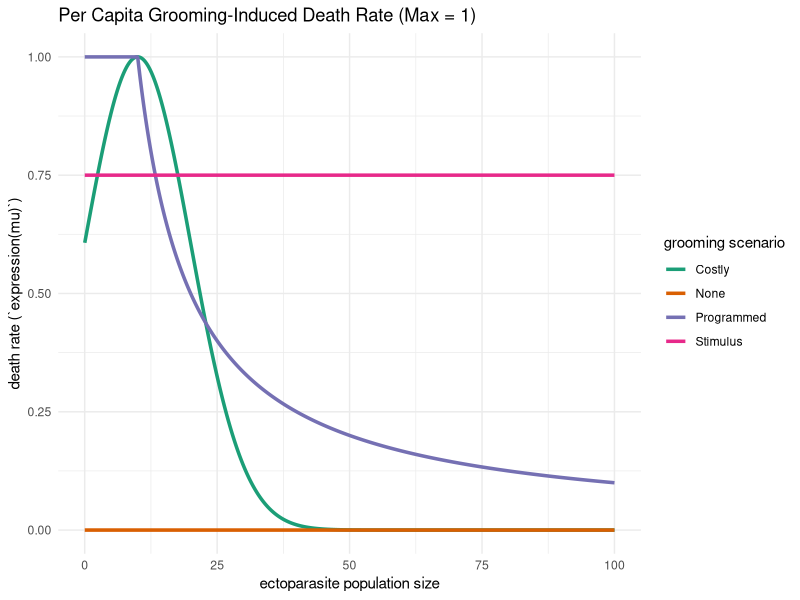
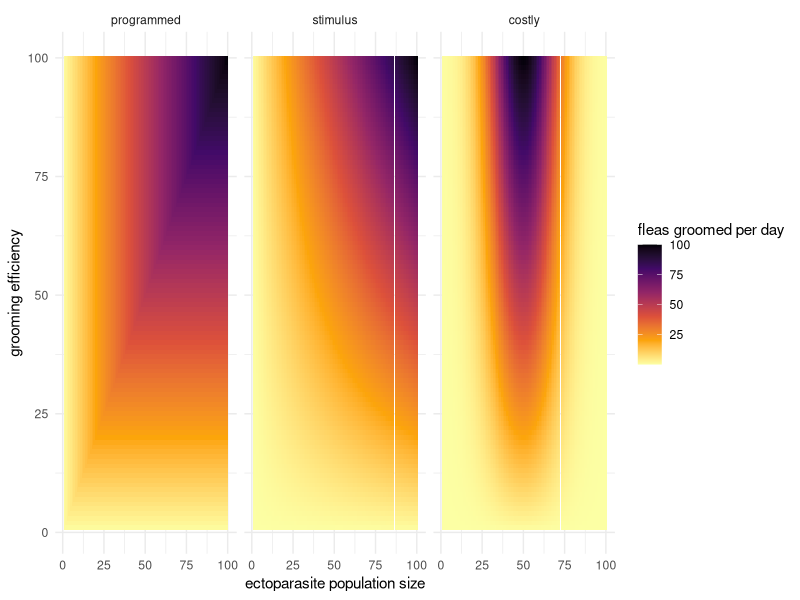

Recreate these plots in R, in order.
# plot different grooming scenarios 

# load packages 
library(tidyr)
library(ggplot2)
library(dplyr)

# Define parasite density range
x <- seq(0.01, 100, length.out = 1000)

# Define grooming scenarios 

## no grooming 
death_none <- function(x) rep(0, length(x))

## programmed to a certain number of fleas per day (G)
death_programmed <-  function(x, G = 10) {
  pmin(1, G / x)  # cap at 1 to avoid unrealistic death rates > 1
} 

## saturate to a % of fleas (e.g., stimulus driven) perG
death_stimulus <- function(x, d0 = 0, dmax = 1, perG  = 0.75) {
  k <- x * (1 - perG) / perG
  d0 + (dmax * x) / (k + x)
}

## costly, stimulus driven to a certain point, but then there is a cost 
death_costly <- function(x, max = 1, mu = 10, sigma = 10) {
  max * exp(-((x - mu)^2) / (2 * sigma^2))
}

# Evaluate each function
df <- data.frame(
  x = x,
  None = death_none(x),
  Programmed = death_programmed(x),
  Stimulus = death_stimulus(x),
  Costly = death_costly(x)
)


df_long <- pivot_longer(df, -x, names_to = "grooming scenario", values_to = "DeathRate")

# Plot
ggplot(df_long, aes(x = x, y = DeathRate, color = `grooming scenario`)) +
  geom_line(size = 1.2) +
  labs(
    title = "Per Capita Grooming-Induced Death Rate (Max = 1)",
    x = "ectoparasite population size",
    y = "death rate (`expression(mu)`)"
  ) +
  theme_minimal() +
  scale_color_brewer(palette = "Dark2")

# 

# 1. Define parameter ranges
x_vals <- seq(1, 100, length.out = 100)  # parasite population size 
G_vals <- seq(1, 100, length.out = 100)   # grooming capacity (%) / per capita mortality rate

# 2. Create a grid of all combinations
grid <- expand.grid(
  pop_size = x_vals,
  death_rate = G_vals
)

# 3. Define total groomed for each scenario

# Programmed: can remove up to G fleas per day
grid$programmed <- pmin(grid$pop_size, grid$death_rate)

# Stimulus-driven: can remove up to %perG per day 
k_vals <-
grid$stimulus <- grid$pop_size*grid$death_rate/100 # thinking if saturating at 0.75% 

# Costly: Gaussian centered at mu = 50, sigma = 15
mu <- 50
sigma <- 15
efficiency <- exp(-((grid$pop_size - mu)^2) / (2 * sigma^2))
grid$costly <- grid$death_rate * efficiency

# 4. Reshape for plotting
plot_data <- pivot_longer(grid, cols = c("programmed", "stimulus", "costly"),
                          names_to = "scenario", values_to = "total_groomed")

plot_data$scenario <- factor(plot_data$scenario,
                             levels = c("programmed", "stimulus", "costly"))

# 5. Plot faceted heatmap
ggplot(plot_data, aes(x = pop_size, y = death_rate, fill = total_groomed)) +
  geom_tile() +
  scale_fill_viridis_c(option = "inferno", direction = -1) +
  facet_wrap(~scenario) +
  labs(
    x = "ectoparasite population size",
    y = "grooming efficiency",
    fill = "fleas groomed per day"
  ) +
  theme_minimal()
